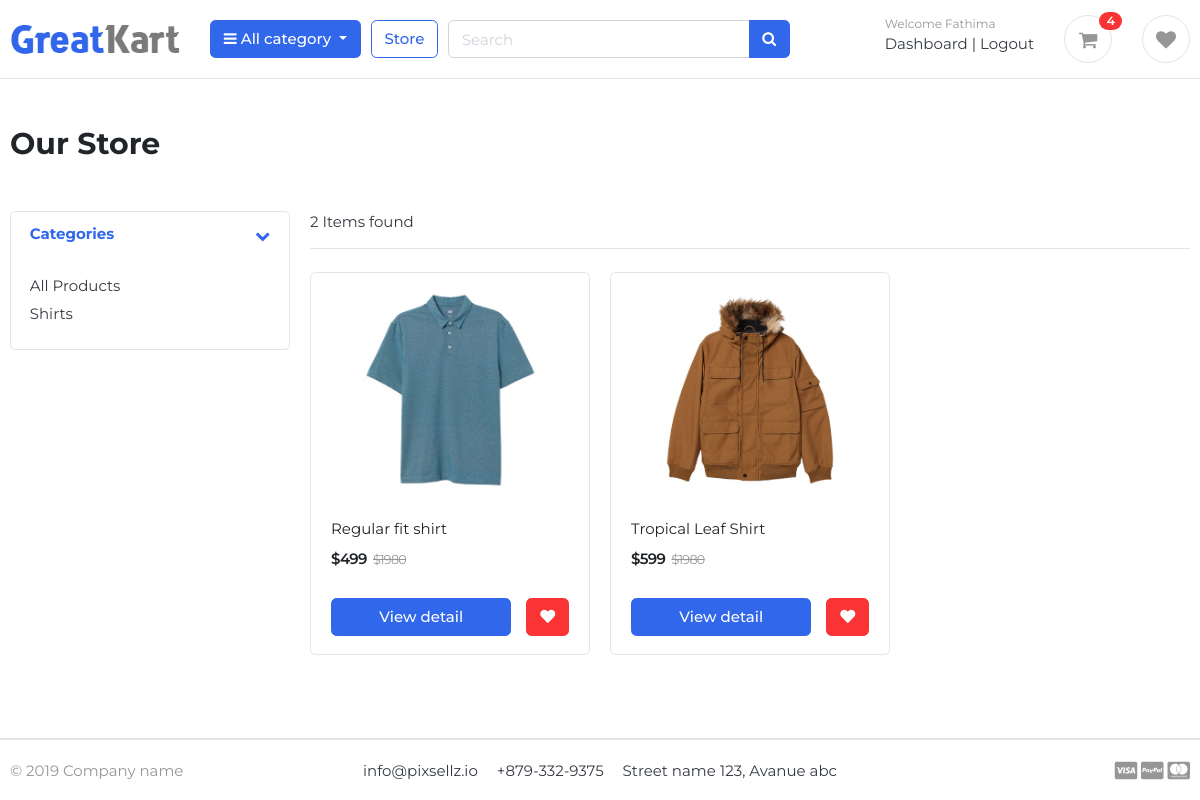
/store/ (signed in), run on the app's committed database.
### accounts/models.py (models this page shows, shortened)
class Account(AbstractBaseUser):
    first_name = models.CharField(max_length=50)
    last_name = models.CharField(max_length=50)
    username = models.CharField(max_length=50, unique=True)
    email = models.EmailField(max_length=100, unique=True)
    phone_number = models.CharField(max_length=15, default='')
    address_line_1 = models.CharField(max_length=200, blank=True)
    address_line_2 = models.CharField(max_length=200, blank=True)
    profile_picture = models.ImageField(blank=True, upload_to='userprofile')
    city = models.CharField(max_length=20, blank=True)
    state = models.CharField(max_length=20, blank=True)
    country = models.CharField(max_length=20, blank=True)
    wallet= models.DecimalField(max_digits=10, decimal_places=2, default=0.00)
    date_joined = models.DateTimeField(auto_now_add=True)
    last_login = models.DateTimeField(auto_now_add=True)
    is_active = models.BooleanField(default=True)
    is_admin = models.BooleanField(default=False)
    is_staff = models.BooleanField(default=False)
    is_superadmin = models.BooleanField(default=False)
    is_verified = models.BooleanField(default=False)
    is_blocked = models.BooleanField(default=False)
    USERNAME_FIELD = 'email'
    REQUIRED_FIELDS = ['username', 'first_name', 'last_name']
    objects = MyAccountManager()

### category/models.py (models this page shows, shortened)
class Category(models.Model):
    category_name = models.CharField(max_length=50, unique=True)
    slug = models.SlugField(max_length=100, unique=True)
    description = models.TextField(max_length=255, blank=True)
    cat_image = models.ImageField(upload_to='photos/categories', blank=True)
    deleted = models.BooleanField(default=False)
    class Meta:
        verbose_name = 'Category'
        verbose_name_plural = 'Categories'
    def get_url(self):
        return reverse('products_by_category', args=[self.slug])

### store/models.py (models this page shows, shortened)
class Product(models.Model):
    product_name = models.CharField(max_length=200, unique=True)
    slug = models.SlugField(max_length=200, unique=True)
    description = models.TextField(max_length=500, blank=True)
    price = models.IntegerField()
    image = models.ImageField(upload_to='photos/products')
    stock = models.IntegerField(default=0)
    is_available = models.BooleanField(default=True)
    category = models.ForeignKey(Category, on_delete=models.CASCADE)
    created_date = models.DateTimeField(auto_now_add=True)
    modified_date = models.DateTimeField(auto_now=True)
    deleted = models.BooleanField(default=False)
    def get_url(self):
        return reverse('product_detail', args=[self.category.slug, self.slug])

### store/views.py (the view)
# urls.py: path('store/', include('store.urls')),
def store(request, category_slug=None):
    categories = None
    products = None
    try:
        wishlist = Wishlist.objects.filter(user=request.user)
    except:
        pass
    if category_slug != None:
        categories = get_object_or_404(Category, slug=category_slug)
        products = Product.objects.filter(category=categories, deleted=False, category__deleted=False)
        paginator = Paginator(products, 3)
        page = request.GET.get('page')
        paged_products = paginator.get_page(page)
        product_count = products.count()
    else:
        products = Product.objects.all().filter(deleted=False).order_by('id')
        paginator = Paginator(products, 3)
        page = request.GET.get('page')
        paged_products = paginator.get_page(page)
        product_count = Product.objects.count()
    context = {
        'products':paged_products,
        'product_count':product_count,
        }
    return render(request, 'store/store.html', context)

### carts/context_processors.py (called while the page is built)
def counter(request):
    cart_count = 0
    if 'admin' in request.path:
        return {}
    else:
        try:
            cart = Cart.objects.filter(cart_id=_cart_id(request))
            if request.user.is_authenticated:
                cart_items = CartItem.objects.all().filter(user=request.user)
            else:
                cart_items = CartItem.objects.all().filter(cart=cart[:1])
            for cart_item in cart_items:
                cart_count += cart_item.quantity
        except Cart.DoesNotExist:
            cart_item = 0
    return dict(cart_count=cart_count)

def wishlist_counter(request):
    wishlist_count = 0
    if 'admin' in request.path:
        return {}
    else:
        try:
            if request.user.is_authenticated:
                wishlist = Wishlist.objects.all().filter(user=request.user)
                wishlist_count = wishlist.count()
        except Wishlist.DoesNotExist:
            wishlist_count = 0
    return {'wishlist_count': wishlist_count}

### carts/views.py (called while the page is built)
def _cart_id(request):
    cart = request.session.session_key
    if not cart:
        cart = request.session.create()
    return cart

### category/context_processors.py (called while the page is built)
def menu_links(request):
    links = Category.objects.all()
    return dict(links=links)

### templates/store/store.html (shortened to what this page needs)
{% extends "../base.html" %}
{% block content %}
<section class="section-pagetop pb-0 ">
    <div class="container">
        {% if 'search' in request.path %}
        <h2 class="title-page">Search Result</h2>
        {% else %}
        <h2 class="title-page">Our Store</h2>
        {% endif %}
    </div>
    </section>
    <section class="section-content padding-y">
    <div class="container">
    <div class="row">
        <aside class="col-md-3">
    <div class="card">
        <article class="filter-group">
            <header class="card-header">
                <a href="#" data-toggle="collapse" data-target="#collapse_1" aria-expanded="true" class="">
                    <i class="icon-control fa fa-chevron-down"></i>
                    <h6 class="title">Categories</h6>
                </a>
            </header>
            <div class="filter-content collapse show" id="collapse_1" >
                <div class="card-body">
                    <ul class="list-menu">
                    <li><a href="{% url 'store' %}">All Products </a></li>
                    {% for category in links  %}
                    <li><a href="{{ category.get_url }}">{{ category.category_name }}  </a></li>
                    {% endfor %}
                    </ul>
                </div>
            </div>
        </article>
    </div>
        </aside>
        <main class="col-md-9">
    <header class="border-bottom mb-4 pb-3">
            <div class="form-inline">
                <span class="mr-md-auto">{{product_count}} Items found </span>
            </div>
    </header>
    <div class="row">
{% if products %}
        {% for product in products %}
        <div class="col-md-4">
            <figure class="card card-product-grid">
                <div class="img-wrap mt-2">
                    <a href="{{product.get_url}}"><img src="{{product.image.url}}"></a>
                </div>
                <figcaption class="info-wrap">
                    <div class="fix-height">
                        <a href="{{ product.get_url }}" class="title">{{product.product_name}}</a>
                        <div class="price-wrap mt-2">
                            <span class="price">${{product.price}}</span>
                            <del class="price-old">$1980</del>
                        </div>
                    </div>
                    <div class="d-flex align-items-center">
                        <a href="{{ product.get_url }}" class="btn btn-block btn-primary mr-3">View detail</a>
                        {% if user.is_authenticated %}
                            <button type="button" class="btn btn-danger add_wishlist" data-product="{{product.id}}">
                                <span class="text"><i class="fas fa-heart"></i></span>
                            </button>
                        {% endif %}
                    </div>
                </figcaption>
            </figure>
        </div>
        {% endfor %}
        {% else %}
        <h2>No result found</h2>
        {% endif %}
    </div>
        </main>
    </div>
    </div>
    </section>
{% endblock content %}

### templates/includes/navbar.html (shortened to what this page needs)
{% load static %}
<header class="section-header">
    <section class="header-main border-bottom">
        <div class="container">
    <div class="row align-items-center">
        <div class="col-lg-2 col-md-3 col-6">
            <a href="{% url 'home' %}" class="brand-wrap">
                <img class="logo" src="{% static "/images/logo.png" %}">
            </a>
        </div>
        <div class="col-lg col-sm col-md col-6 flex-grow-0">
            <div class="category-wrap dropdown d-inline-block float-right">
                <button type="button" class="btn btn-primary dropdown-toggle" data-toggle="dropdown">
                    <i class="fa fa-bars"></i> All category
                </button>
            </div>
        </div>
        <a href="{% url 'store' %}" class="btn btn-outline-primary">Store</a>
        <div class="col-lg  col-md-5 col-sm-12 col">
            <form action="{% url "search" %}" class="search">
                <div class="input-group w-100">
                    <input type="text" class="form-control" style="width:60%;" placeholder="Search" name="keyword">
                    <div class="input-group-append">
                      <button class="btn btn-primary" type="submit">
                        <i class="fa fa-search"></i>
                      </button>
                    </div>
                </div>
            </form>
        </div>
        <div class="col-lg-4 col-sm-6 col-8 order-2 order-lg-3">
                    <div class="d-flex justify-content-end mb-3 mb-lg-0">
                        {% if user.id is  None %}
                        <div class="widget-header">
                            <small class="title text-muted">Welcome guest!</small>
                            <div>
                                <a href="{% url 'login' %}">Sign in</a> <span class="dark-transp"> | </span>
                                <a href="{% url 'register' %}"> Register</a>
                            </div>
                        </div>
                        {% else %}
                        <div class="widget-header">
                            <small class="title text-muted">Welcome {{ user.first_name }}</small>
                            <div>
                                <a href="{% url 'dashboard' %}">Dashboard</a> <span class="dark-transp"> | </span>
                                <a href="{% url 'logout' %}"> Logout</a>
                            </div>
                        </div>
                        {% endif %}
                        <a href="{% url 'cart' %}" class="widget-header pl-3 ml-3">
                            <div class="icon icon-sm rounded-circle border"><i class="fa fa-shopping-cart"></i></div>
                            <span class="badge badge-pill badge-danger notify">{{ cart_count }}</span>
                        </a>
                        {% if user.id is not None %}
                        <a href="{% url "wishlist" %}" class="widget-header pl-3 ml-3">
                            <div class="icon icon-sm rounded-circle border"><i class="fa fa-heart"></i></div>
                        </a>
                        {% endif %}
                    </div>
                </div>
    </div>
        </div>
    </section>
    </header>

### static/css/ui.css (style rules this page uses)
html { font-family: "Inter", sans-serif; font-size: 15px; }
.img-wrap { text-align: center; display: block; }
.img-wrap img { max-width: 100%; }
.price-wrap { letter-spacing: -0.7px; }
.icon-xs, .icon-sm, .icon-md, .icon-lg { display: inline-block; text-align: center; flex-shrink: 0; flex-grow: 0; }
.icon-sm { width: 48px; height: 48px; line-height: 48px !important; font-size: 20px; }
.padding-y { padding-top: 40px; padding-bottom: 40px; }
figure { margin-bottom: 0; }
article:after, .form-group:after { display: block; clear: both; content: ""; }
.title-page { color: #212529; }
.header-main { position: relative; padding-top: 1rem; padding-bottom: 1rem; }
.brand-wrap .logo, .navbar-brand .logo { margin-right: 7px; max-height: 42px; display: inline-block; }
.widget-header { display: inline-block; vertical-align: middle; position: relative; }
.widget-header a { color: #343a40; }
.widget-header i { color: #969696; }
.widget-header .title { display: block; }
.widget-header .notify { position: absolute; top: -3px; right: -10px; }
[class*=list-] li:after { visibility: hidden; display: block; content: ""; overflow: hidden; height: 0; clear: both; }
.list-menu { list-style: none; margin: 0; padding-left: 0; }
.list-menu li { margin-bottom: 5px; }
.list-menu a { color: #343a40; }
[class*=card-product] a.title { color: #212529; display: block; }
[class*=card-product] .img-wrap { overflow: hidden; position: relative; }
[class*=card-product] .img-wrap img { height: 100%; max-width: 100%; width: auto; display: inline-block; -o-object-fit: cover; object-fit: cover; }
.card-product-grid { margin-bottom: 20px; }
.card-product-grid .img-wrap { border-radius: 0.2rem 0.2rem 0 0; height: 220px; }
.card-product-grid .info-wrap { overflow: hidden; padding: 18px 20px; }
.card-product-grid .fix-height { height: 80px; overflow: hidden; }
.card .img-wrap { overflow: hidden; }
.notify { position: absolute; top: -4px; right: -10px; display: inline-block; padding: 0.25em 0.6em; font-size: 12px; line-height: 1; text-align: center; border-radius: 3rem; color: #fff; background-color: #fa3434; }
.price { font-weight: 600; color: #212529; }
.price-old { color: #969696; margin-left: 3px; font-size: 85%; }
.icon-control { margin-top: 5px; float: right; font-size: 80%; }
.card-header .title { margin-bottom: 0; line-height: 1.5; }
.filter-group { border-bottom: 1px solid #e4e4e4; }
.filter-group .card-header { border-bottom: 0; }
.filter-group:last-child { border-bottom: 0; }
.section-pagetop { padding: 45px 0; }

### data on the page
Account: first_name "Fathima"
Category: category_name "Shirts"
Product: image (picture), product_name "Regular fit shirt", price "499"
Product: image (picture), product_name "Tropical Leaf Shirt", price "599"

### other printed values
{{ cart_count }} "4"
{{ product_count }} "2"
